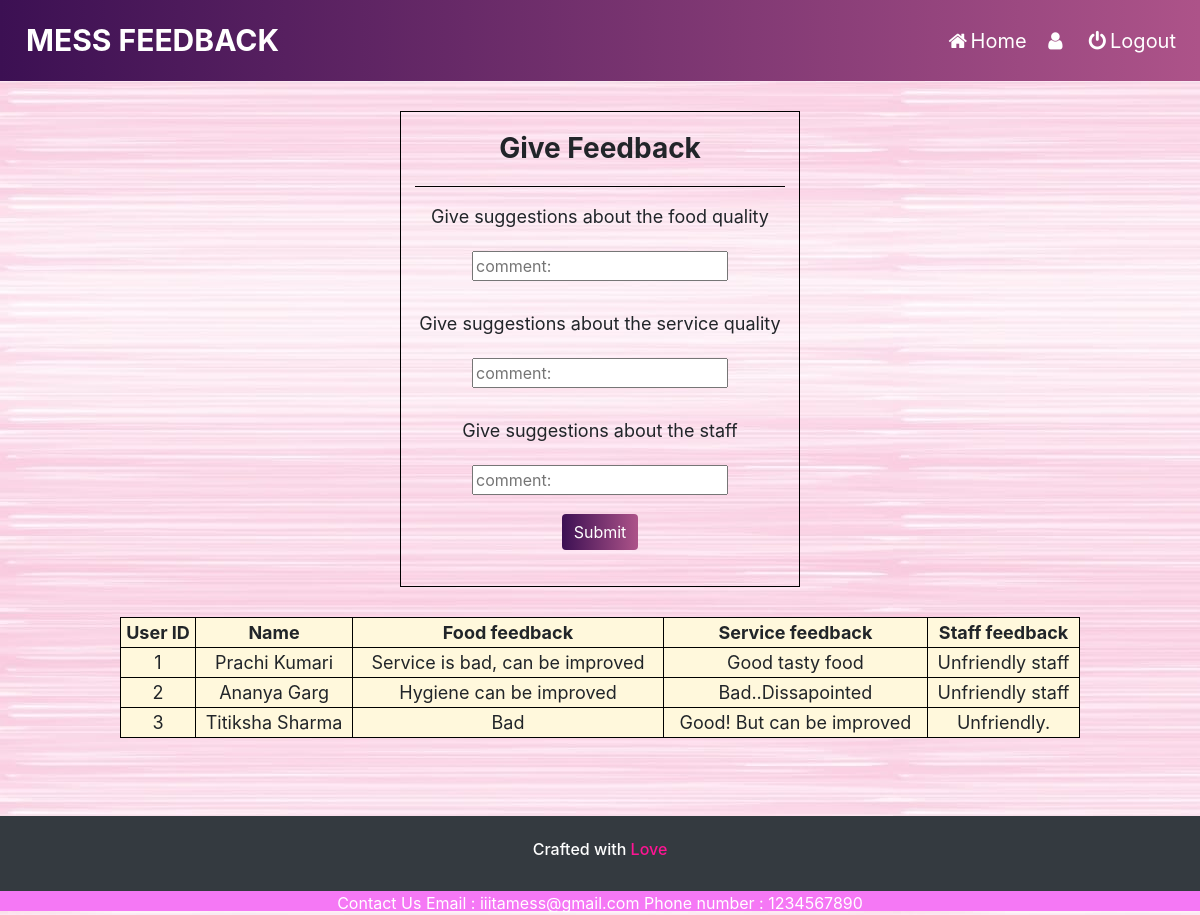
Page /feedback.php on the committed database.
### tables this page shows
CREATE TABLE `user_details` (
  `id` int(11) NOT NULL,
  `student_usn` varchar(10) NOT NULL,
  `name` varchar(255) NOT NULL,
  `room_no` varchar(4) NOT NULL,
  `sem` int(1) NOT NULL,
  `branch` varchar(4) NOT NULL
);

CREATE TABLE `feedback` (
  `id` int(11) NOT NULL,
  `service` varchar(255) DEFAULT NULL,
  `food_quality` varchar(255) DEFAULT NULL,
  `staff_feedback` varchar(255) NOT NULL
);

### feedback.php (the view, shortened to what this page needs)
<?php
$conn = mysqli_connect('localhost','root','','project');
$sql="select a.name,a.id,b.service, b.food_quality,b.staff_feedback from user_details a, feedback b where a.id = b.id";
$show_feedback = mysqli_query($conn, $sql);
?>
<!DOCTYPE html>
<html>
<head>
    <link rel="stylesheet" href="https://maxcdn.bootstrapcdn.com/bootstrap/4.3.1/css/bootstrap.min.css">
    <link rel="stylesheet" href="https://cdnjs.cloudflare.com/ajax/libs/font-awesome/4.7.0/css/font-awesome.min.css">
    <link rel="stylesheet" type="text/css" href="styles/style.css">
</head>
<body style="background-image: url('home.jpeg');">
    <nav class="navbar navbar-expand-lg navbar-white bg-white">
        <a class="navbar-brand" id="big" href="#"><b>MESS FEEDBACK</b></a>
        <div class="collapse navbar-collapse" id="navbarNavAltMarkup">
            <div class="navbar-nav ml-auto">
                <a class="nav-item nav-link" href="home.php"><i class="fa fa-fw fa-home"></i>Home</i></a>
                <a class="nav-item nav-link" href="user.php"><i class="fa fa-fw fa-user"></i><?php echo $_SESSION['username']; ?></i></a>
                <a class="nav-item nav-link" href="logout.php"><i class="fa fa-fw fa-power-off"></i>Logout</i></a>
            </div>
        </div>
    </nav>
    <div class="fb-container">
        <div class="food-fb">
            <h3 class="text-fb"><b>Give Feedback</b></h3>
            <hr style="background-color:black; width:370px">
            <form method="POST" action="feedback-server.php">
                <center>
                    <p>Give suggestions about the food quality</p><input type="text" class="feedback-form" placeholder="comment:" name="food_fb" id="comment"></center><br>
                <center>
                    <p>Give suggestions about the service quality</p> <input type="text" class="feedback-form" placeholder="comment:" name="service_fb" id="comment"></center><br>
                <center>
                    <p>Give suggestions about the staff</p> <input type="text" class="feedback-form" placeholder="comment:" name="staff_fb" id="comment"></center>
                <div>
                    <p style="line-height: 70px; text-align: center;"><button type="submit" class="btn btn-primary mb-2">Submit</button>
                </div>
            </form>
        </div>
    </div>
<center>
    <table>
        <th>User ID</th>
        <th>Name </th>
        <th>Food feedback</th>
        <th>Service feedback</th>
        <th>Staff feedback</th>
        <?php while($row = mysqli_fetch_array($show_feedback))
    {
    ?>
        <tr>
            <td>
                <?php echo $row["id"]; ?>
            </td>
            <td>
                <?php echo $row["name"]; ?>
            </td>
            <td>
                <?php echo $row["food_quality"]; ?>
            </td>
            <td>
                <?php echo $row["service"]; ?>
            </td>
            <td>
                <?php echo $row["staff_feedback"]; ?>
            </td>
        </tr>
       <?php
    }
            ?>
    </table>
</center>
    <br>
    <br>
    <div>
        <footer class="page-footer bg-dark">
            <div>
                <p style="color:white" class="h6 text-center footer-copyright p-4">Crafted with <span style="color: deeppink">Love</span></p>
                <div class="contact-footer">
                    <span>Contact Us</span>
                    <span>Email : iiitamess@gmail.com Phone number : 1234567890</span>
                </div>
            </div>
        </footer>
    </div>
</body>
</html>

### styles/style.css (style rules this page uses)
* { text-decoration: none; }
body { padding: 0; background-position: cover; }
.navbar { background: #ad5389; background: -webkit-linear-gradient(to right, #3c1053, #ad5389); background: linear-gradient(to right, #3c1053, #ad5389); }
#big { text-decoration-color: black; font-size: 30px; }
.navbar a { float: left; padding: 10px; color: #fff; text-decoration: none; font-size: 20px; }
.btn { border: none; background: #ad5389; background: -webkit-linear-gradient(to right, #3c1053, #ad5389); background: linear-gradient(to right, #3c1053, #ad5389); }
.page-footer { margin: 30px 0px 0px; }
.contact-footer { background-color: rgb(245, 120, 245); color: white; text-align: center; height: 20px; }
.fb-container { display: flex; justify-content: space-around; margin: 30px }
.food-fb { width: 400px; border: 1px solid black; }
.feedback-form { margin: 5px; }
p { font-size: 18px; }
.text-fb { margin: 20px; text-align: center; }
table { width: 80%; border: 1px solid black; background: cornsilk; text-align: center; font-size: 18px; }
th, tr, td { border: 1px solid black; }

### rows in the picture
user_details: id "1", name "Prachi Kumari", feedback.food_quality "Service is bad, can be improved", feedback.service "Good tasty food", feedback.staff_feedback "Unfriendly staff"
user_details: id "2", name "Ananya Garg", feedback.food_quality "Hygiene can be improved", feedback.service "Bad..Dissapointed", feedback.staff_feedback "Unfriendly staff"
user_details: id "3", name "Titiksha Sharma", feedback.food_quality "Bad", feedback.service "Good! But can be improved", feedback.staff_feedback "Unfriendly."
